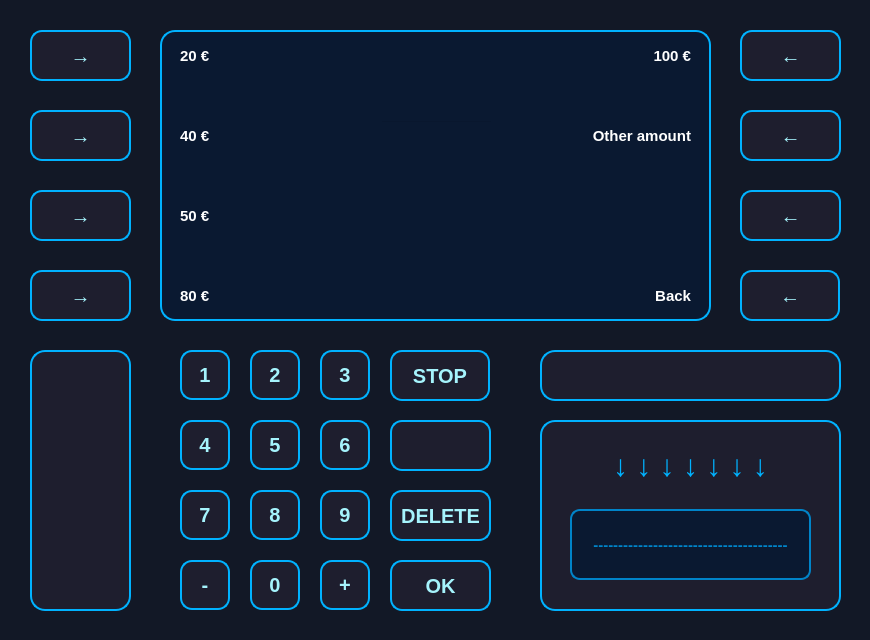
<?xml version="1.0" encoding="UTF-8"?>
<ui version="4.0">
 <class>WithdrawWindow</class>
 <widget class="QDialog" name="WithdrawWindow">
  <property name="geometry">
   <rect>
    <x>0</x>
    <y>0</y>
    <width>870</width>
    <height>640</height>
   </rect>
  </property>
  <property name="windowTitle">
   <string>Dialog</string>
  </property>
  <property name="styleSheet">
   <string notr="true">QDialog, QWidget {
    background-color: #121826;
}</string>
  </property>
  <widget class="QPushButton" name="btnBack">
   <property name="geometry">
    <rect>
     <x>390</x>
     <y>350</y>
     <width>100</width>
     <height>51</height>
    </rect>
   </property>
   <property name="styleSheet">
    <string notr="true">QPushButton {
    background-color: #1E1E2E;
    color: #A5F3FC;
    font-size: 20px;
    font-weight: bold;
    border: 2px solid #00B2FF;
    border-radius: 12px;
    padding: 10px;
    box-shadow: 0px 4px 10px rgba(0, 178, 255, 0.3);
    transition: all 0.2s ease-in-out;
}

QPushButton:hover {
    background-color: #00B2FF;
    color: #1E1E2E;
    border: 2px solid #A5F3FC;
    box-shadow: 0px 4px 15px rgba(165, 243, 252, 0.6);
    transform: scale(1.05);
}

QPushButton:pressed {
    background-color: #0084C9;
    color: #FFFFFF;
    box-shadow: inset 0px 4px 8px rgba(0, 0, 0, 0.5);
    transform: scale(0.95);
}
</string>
   </property>
   <property name="text">
    <string>STOP</string>
   </property>
  </widget>
  <widget class="QLabel" name="txtOut_50">
   <property name="geometry">
    <rect>
     <x>180</x>
     <y>190</y>
     <width>71</width>
     <height>51</height>
    </rect>
   </property>
   <property name="styleSheet">
    <string notr="true">font-size: 15px;
color: white;
font-weight: bold;
background-color: transparent;</string>
   </property>
   <property name="text">
    <string>50 €</string>
   </property>
  </widget>
  <widget class="QPushButton" name="buttonOut_40">
   <property name="geometry">
    <rect>
     <x>30</x>
     <y>110</y>
     <width>101</width>
     <height>51</height>
    </rect>
   </property>
   <property name="styleSheet">
    <string notr="true">QPushButton {
    background-color: #1E1E2E;
    color: #A5F3FC;
    font-size: 20px;
    font-weight: bold;
    border: 2px solid #00B2FF;
    border-radius: 12px;
    padding: 10px;
    box-shadow: 0px 4px 10px rgba(0, 178, 255, 0.3);
    transition: all 0.2s ease-in-out;
}

QPushButton:hover {
    background-color: #00B2FF;
    color: #1E1E2E;
    border: 2px solid #A5F3FC;
    box-shadow: 0px 4px 15px rgba(165, 243, 252, 0.6);
    transform: scale(1.05);
}

QPushButton:pressed {
    background-color: #0084C9;
    color: #FFFFFF;
    box-shadow: inset 0px 4px 8px rgba(0, 0, 0, 0.5);
    transform: scale(0.95);
}
</string>
   </property>
   <property name="text">
    <string>→</string>
   </property>
   <property name="icon">
    <iconset>
     <normaloff>:/resources/arrow.jpg</normaloff>:/resources/arrow.jpg</iconset>
   </property>
   <property name="iconSize">
    <size>
     <width>32</width>
     <height>32</height>
    </size>
   </property>
  </widget>
  <widget class="QPushButton" name="buttonOut_x">
   <property name="geometry">
    <rect>
     <x>740</x>
     <y>110</y>
     <width>101</width>
     <height>51</height>
    </rect>
   </property>
   <property name="styleSheet">
    <string notr="true">QPushButton {
    background-color: #1E1E2E;
    color: #A5F3FC;
    font-size: 20px;
    font-weight: bold;
    border: 2px solid #00B2FF;
    border-radius: 12px;
    padding: 10px;
    box-shadow: 0px 4px 10px rgba(0, 178, 255, 0.3);
    transition: all 0.2s ease-in-out;
}

QPushButton:hover {
    background-color: #00B2FF;
    color: #1E1E2E;
    border: 2px solid #A5F3FC;
    box-shadow: 0px 4px 15px rgba(165, 243, 252, 0.6);
    transform: scale(1.05);
}

QPushButton:pressed {
    background-color: #0084C9;
    color: #FFFFFF;
    box-shadow: inset 0px 4px 8px rgba(0, 0, 0, 0.5);
    transform: scale(0.95);
}
</string>
   </property>
   <property name="text">
    <string>←</string>
   </property>
   <property name="icon">
    <iconset>
     <normaloff>:/resources/arrow.jpg</normaloff>:/resources/arrow.jpg</iconset>
   </property>
   <property name="iconSize">
    <size>
     <width>32</width>
     <height>32</height>
    </size>
   </property>
  </widget>
  <widget class="QPushButton" name="buttonOut_20">
   <property name="geometry">
    <rect>
     <x>30</x>
     <y>30</y>
     <width>101</width>
     <height>51</height>
    </rect>
   </property>
   <property name="styleSheet">
    <string notr="true">QPushButton {
    background-color: #1E1E2E;
    color: #A5F3FC;
    font-size: 20px;
    font-weight: bold;
    border: 2px solid #00B2FF;
    border-radius: 12px;
    padding: 10px;
    box-shadow: 0px 4px 10px rgba(0, 178, 255, 0.3);
    transition: all 0.2s ease-in-out;
}

QPushButton:hover {
    background-color: #00B2FF;
    color: #1E1E2E;
    border: 2px solid #A5F3FC;
    box-shadow: 0px 4px 15px rgba(165, 243, 252, 0.6);
    transform: scale(1.05);
}

QPushButton:pressed {
    background-color: #0084C9;
    color: #FFFFFF;
    box-shadow: inset 0px 4px 8px rgba(0, 0, 0, 0.5);
    transform: scale(0.95);
}
</string>
   </property>
   <property name="text">
    <string>→</string>
   </property>
   <property name="icon">
    <iconset>
     <normaloff>:/resources/arrow.jpg</normaloff>:/resources/arrow.jpg</iconset>
   </property>
   <property name="iconSize">
    <size>
     <width>32</width>
     <height>32</height>
    </size>
   </property>
  </widget>
  <widget class="QLabel" name="txtOut_40">
   <property name="geometry">
    <rect>
     <x>180</x>
     <y>110</y>
     <width>71</width>
     <height>51</height>
    </rect>
   </property>
   <property name="styleSheet">
    <string notr="true">font-size: 15px;
color: white;
font-weight: bold;
background-color: transparent;</string>
   </property>
   <property name="text">
    <string>40 €</string>
   </property>
  </widget>
  <widget class="QPushButton" name="buttonOut_100">
   <property name="geometry">
    <rect>
     <x>740</x>
     <y>30</y>
     <width>101</width>
     <height>51</height>
    </rect>
   </property>
   <property name="styleSheet">
    <string notr="true">QPushButton {
    background-color: #1E1E2E;
    color: #A5F3FC;
    font-size: 20px;
    font-weight: bold;
    border: 2px solid #00B2FF;
    border-radius: 12px;
    padding: 10px;
    box-shadow: 0px 4px 10px rgba(0, 178, 255, 0.3);
    transition: all 0.2s ease-in-out;
}

QPushButton:hover {
    background-color: #00B2FF;
    color: #1E1E2E;
    border: 2px solid #A5F3FC;
    box-shadow: 0px 4px 15px rgba(165, 243, 252, 0.6);
    transform: scale(1.05);
}

QPushButton:pressed {
    background-color: #0084C9;
    color: #FFFFFF;
    box-shadow: inset 0px 4px 8px rgba(0, 0, 0, 0.5);
    transform: scale(0.95);
}
</string>
   </property>
   <property name="text">
    <string>←</string>
   </property>
   <property name="icon">
    <iconset>
     <normaloff>:/resources/arrow.jpg</normaloff>:/resources/arrow.jpg</iconset>
   </property>
   <property name="iconSize">
    <size>
     <width>32</width>
     <height>32</height>
    </size>
   </property>
  </widget>
  <widget class="QPushButton" name="buttonOut_50">
   <property name="geometry">
    <rect>
     <x>30</x>
     <y>190</y>
     <width>101</width>
     <height>51</height>
    </rect>
   </property>
   <property name="styleSheet">
    <string notr="true">QPushButton {
    background-color: #1E1E2E;
    color: #A5F3FC;
    font-size: 20px;
    font-weight: bold;
    border: 2px solid #00B2FF;
    border-radius: 12px;
    padding: 10px;
    box-shadow: 0px 4px 10px rgba(0, 178, 255, 0.3);
    transition: all 0.2s ease-in-out;
}

QPushButton:hover {
    background-color: #00B2FF;
    color: #1E1E2E;
    border: 2px solid #A5F3FC;
    box-shadow: 0px 4px 15px rgba(165, 243, 252, 0.6);
    transform: scale(1.05);
}

QPushButton:pressed {
    background-color: #0084C9;
    color: #FFFFFF;
    box-shadow: inset 0px 4px 8px rgba(0, 0, 0, 0.5);
    transform: scale(0.95);
}
</string>
   </property>
   <property name="text">
    <string>→</string>
   </property>
   <property name="icon">
    <iconset>
     <normaloff>:/resources/arrow.jpg</normaloff>:/resources/arrow.jpg</iconset>
   </property>
   <property name="iconSize">
    <size>
     <width>32</width>
     <height>32</height>
    </size>
   </property>
  </widget>
  <widget class="QPushButton" name="buttonOut_80">
   <property name="geometry">
    <rect>
     <x>30</x>
     <y>270</y>
     <width>101</width>
     <height>51</height>
    </rect>
   </property>
   <property name="styleSheet">
    <string notr="true">QPushButton {
    background-color: #1E1E2E;
    color: #A5F3FC;
    font-size: 20px;
    font-weight: bold;
    border: 2px solid #00B2FF;
    border-radius: 12px;
    padding: 10px;
    box-shadow: 0px 4px 10px rgba(0, 178, 255, 0.3);
    transition: all 0.2s ease-in-out;
}

QPushButton:hover {
    background-color: #00B2FF;
    color: #1E1E2E;
    border: 2px solid #A5F3FC;
    box-shadow: 0px 4px 15px rgba(165, 243, 252, 0.6);
    transform: scale(1.05);
}

QPushButton:pressed {
    background-color: #0084C9;
    color: #FFFFFF;
    box-shadow: inset 0px 4px 8px rgba(0, 0, 0, 0.5);
    transform: scale(0.95);
}
</string>
   </property>
   <property name="text">
    <string>→</string>
   </property>
   <property name="icon">
    <iconset>
     <normaloff>:/resources/arrow.jpg</normaloff>:/resources/arrow.jpg</iconset>
   </property>
   <property name="iconSize">
    <size>
     <width>32</width>
     <height>32</height>
    </size>
   </property>
  </widget>
  <widget class="QLabel" name="txtOut_x">
   <property name="geometry">
    <rect>
     <x>550</x>
     <y>110</y>
     <width>141</width>
     <height>51</height>
    </rect>
   </property>
   <property name="styleSheet">
    <string notr="true">font-size: 15px;
color: white;
font-weight: bold;
background-color: transparent;
text-transform: uppercase;</string>
   </property>
   <property name="text">
    <string>Other amount</string>
   </property>
   <property name="alignment">
    <set>Qt::AlignmentFlag::AlignRight|Qt::AlignmentFlag::AlignTrailing|Qt::AlignmentFlag::AlignVCenter</set>
   </property>
  </widget>
  <widget class="QLabel" name="txtOut_20">
   <property name="geometry">
    <rect>
     <x>180</x>
     <y>30</y>
     <width>71</width>
     <height>51</height>
    </rect>
   </property>
   <property name="styleSheet">
    <string notr="true">font-size: 15px;
color: white;
font-weight: bold;
background-color: transparent;</string>
   </property>
   <property name="text">
    <string>20 €</string>
   </property>
  </widget>
  <widget class="QLabel" name="txtOut_100">
   <property name="geometry">
    <rect>
     <x>600</x>
     <y>30</y>
     <width>91</width>
     <height>51</height>
    </rect>
   </property>
   <property name="layoutDirection">
    <enum>Qt::LayoutDirection::LeftToRight</enum>
   </property>
   <property name="styleSheet">
    <string notr="true">font-size: 15px;
color: white;
font-weight: bold;
background-color: transparent;</string>
   </property>
   <property name="text">
    <string>100 €</string>
   </property>
   <property name="alignment">
    <set>Qt::AlignmentFlag::AlignRight|Qt::AlignmentFlag::AlignTrailing|Qt::AlignmentFlag::AlignVCenter</set>
   </property>
  </widget>
  <widget class="QLabel" name="txtOut_80">
   <property name="geometry">
    <rect>
     <x>180</x>
     <y>270</y>
     <width>71</width>
     <height>51</height>
    </rect>
   </property>
   <property name="styleSheet">
    <string notr="true">font-size: 15px;
color: white;
font-weight: bold;
background-color: transparent;</string>
   </property>
   <property name="text">
    <string>80 €</string>
   </property>
  </widget>
  <widget class="QPushButton" name="btn_9">
   <property name="geometry">
    <rect>
     <x>320</x>
     <y>490</y>
     <width>50</width>
     <height>50</height>
    </rect>
   </property>
   <property name="font">
    <font>
     <pointsize>-1</pointsize>
     <bold>true</bold>
     <kerning>true</kerning>
    </font>
   </property>
   <property name="styleSheet">
    <string notr="true">QPushButton {
    background-color: #1E1E2E;
    color: #A5F3FC;
    font-size: 20px;
    font-weight: bold;
    border: 2px solid #00B2FF;
    border-radius: 12px;
    padding: 10px;
    box-shadow: 0px 4px 10px rgba(0, 178, 255, 0.3);
    transition: all 0.2s ease-in-out;
}

QPushButton:hover {
    background-color: #00B2FF;
    color: #1E1E2E;
    border: 2px solid #A5F3FC;
    box-shadow: 0px 4px 15px rgba(165, 243, 252, 0.6);
    transform: scale(1.05);
}

QPushButton:pressed {
    background-color: #0084C9;
    color: #FFFFFF;
    box-shadow: inset 0px 4px 8px rgba(0, 0, 0, 0.5);
    transform: scale(0.95);
}
</string>
   </property>
   <property name="text">
    <string>9</string>
   </property>
  </widget>
  <widget class="QPushButton" name="btn_6">
   <property name="geometry">
    <rect>
     <x>320</x>
     <y>420</y>
     <width>50</width>
     <height>50</height>
    </rect>
   </property>
   <property name="font">
    <font>
     <pointsize>-1</pointsize>
     <bold>true</bold>
     <kerning>true</kerning>
    </font>
   </property>
   <property name="styleSheet">
    <string notr="true">QPushButton {
    background-color: #1E1E2E;
    color: #A5F3FC;
    font-size: 20px;
    font-weight: bold;
    border: 2px solid #00B2FF;
    border-radius: 12px;
    padding: 10px;
    box-shadow: 0px 4px 10px rgba(0, 178, 255, 0.3);
    transition: all 0.2s ease-in-out;
}

QPushButton:hover {
    background-color: #00B2FF;
    color: #1E1E2E;
    border: 2px solid #A5F3FC;
    box-shadow: 0px 4px 15px rgba(165, 243, 252, 0.6);
    transform: scale(1.05);
}

QPushButton:pressed {
    background-color: #0084C9;
    color: #FFFFFF;
    box-shadow: inset 0px 4px 8px rgba(0, 0, 0, 0.5);
    transform: scale(0.95);
}
</string>
   </property>
   <property name="text">
    <string>6</string>
   </property>
  </widget>
  <widget class="QPushButton" name="btn_10">
   <property name="geometry">
    <rect>
     <x>320</x>
     <y>560</y>
     <width>50</width>
     <height>50</height>
    </rect>
   </property>
   <property name="font">
    <font>
     <pointsize>-1</pointsize>
     <bold>true</bold>
     <kerning>true</kerning>
    </font>
   </property>
   <property name="styleSheet">
    <string notr="true">QPushButton {
    background-color: #1E1E2E;
    color: #A5F3FC;
    font-size: 20px;
    font-weight: bold;
    border: 2px solid #00B2FF;
    border-radius: 12px;
    padding: 10px;
    box-shadow: 0px 4px 10px rgba(0, 178, 255, 0.3);
    transition: all 0.2s ease-in-out;
}

QPushButton:hover {
    background-color: #00B2FF;
    color: #1E1E2E;
    border: 2px solid #A5F3FC;
    box-shadow: 0px 4px 15px rgba(165, 243, 252, 0.6);
    transform: scale(1.05);
}

QPushButton:pressed {
    background-color: #0084C9;
    color: #FFFFFF;
    box-shadow: inset 0px 4px 8px rgba(0, 0, 0, 0.5);
    transform: scale(0.95);
}
</string>
   </property>
   <property name="text">
    <string>+</string>
   </property>
  </widget>
  <widget class="QLabel" name="cardSlotBorder">
   <property name="geometry">
    <rect>
     <x>570</x>
     <y>509</y>
     <width>241</width>
     <height>71</height>
    </rect>
   </property>
   <property name="styleSheet">
    <string notr="true">QLabel#cardSlotBorder {
	font-size: 15px;
	color: #0084C9;
	font-weight: bold;
    background-color: #0A1931;
    border: 2px solid #0084C9;
    border-radius: 10px;
    min-width: 140px;
    min-height: 20px;
}

</string>
   </property>
   <property name="text">
    <string>---------------------------------------</string>
   </property>
   <property name="alignment">
    <set>Qt::AlignmentFlag::AlignCenter</set>
   </property>
  </widget>
  <widget class="QPushButton" name="btnOK">
   <property name="geometry">
    <rect>
     <x>390</x>
     <y>560</y>
     <width>101</width>
     <height>51</height>
    </rect>
   </property>
   <property name="layoutDirection">
    <enum>Qt::LayoutDirection::LeftToRight</enum>
   </property>
   <property name="styleSheet">
    <string notr="true">QPushButton {
    background-color: #1E1E2E;
    color: #A5F3FC;
    font-size: 20px;
    font-weight: bold;
    border: 2px solid #00B2FF;
    border-radius: 12px;
    padding: 10px;
    box-shadow: 0px 4px 10px rgba(0, 178, 255, 0.3);
    transition: all 0.2s ease-in-out;
}

QPushButton:hover {
    background-color: #00B2FF;
    color: #1E1E2E;
    border: 2px solid #A5F3FC;
    box-shadow: 0px 4px 15px rgba(165, 243, 252, 0.6);
    transform: scale(1.05);
}

QPushButton:pressed {
    background-color: #0084C9;
    color: #FFFFFF;
    box-shadow: inset 0px 4px 8px rgba(0, 0, 0, 0.5);
    transform: scale(0.95);
}
</string>
   </property>
   <property name="text">
    <string>OK</string>
   </property>
  </widget>
  <widget class="QPushButton" name="btn_2">
   <property name="geometry">
    <rect>
     <x>250</x>
     <y>350</y>
     <width>50</width>
     <height>50</height>
    </rect>
   </property>
   <property name="font">
    <font>
     <pointsize>-1</pointsize>
     <bold>true</bold>
     <kerning>true</kerning>
    </font>
   </property>
   <property name="styleSheet">
    <string notr="true">QPushButton {
    background-color: #1E1E2E;
    color: #A5F3FC;
    font-size: 20px;
    font-weight: bold;
    border: 2px solid #00B2FF;
    border-radius: 12px;
    padding: 10px;
    box-shadow: 0px 4px 10px rgba(0, 178, 255, 0.3);
    transition: all 0.2s ease-in-out;
}

QPushButton:hover {
    background-color: #00B2FF;
    color: #1E1E2E;
    border: 2px solid #A5F3FC;
    box-shadow: 0px 4px 15px rgba(165, 243, 252, 0.6);
    transform: scale(1.05);
}

QPushButton:pressed {
    background-color: #0084C9;
    color: #FFFFFF;
    box-shadow: inset 0px 4px 8px rgba(0, 0, 0, 0.5);
    transform: scale(0.95);
}
</string>
   </property>
   <property name="text">
    <string>2</string>
   </property>
  </widget>
  <widget class="QPushButton" name="btn_4">
   <property name="geometry">
    <rect>
     <x>180</x>
     <y>420</y>
     <width>50</width>
     <height>50</height>
    </rect>
   </property>
   <property name="font">
    <font>
     <pointsize>-1</pointsize>
     <bold>true</bold>
     <kerning>true</kerning>
    </font>
   </property>
   <property name="styleSheet">
    <string notr="true">QPushButton {
    background-color: #1E1E2E;
    color: #A5F3FC;
    font-size: 20px;
    font-weight: bold;
    border: 2px solid #00B2FF;
    border-radius: 12px;
    padding: 10px;
    box-shadow: 0px 4px 10px rgba(0, 178, 255, 0.3);
    transition: all 0.2s ease-in-out;
}

QPushButton:hover {
    background-color: #00B2FF;
    color: #1E1E2E;
    border: 2px solid #A5F3FC;
    box-shadow: 0px 4px 15px rgba(165, 243, 252, 0.6);
    transform: scale(1.05);
}

QPushButton:pressed {
    background-color: #0084C9;
    color: #FFFFFF;
    box-shadow: inset 0px 4px 8px rgba(0, 0, 0, 0.5);
    transform: scale(0.95);
}
</string>
   </property>
   <property name="text">
    <string>4</string>
   </property>
  </widget>
  <widget class="QPushButton" name="btn_0">
   <property name="geometry">
    <rect>
     <x>250</x>
     <y>560</y>
     <width>50</width>
     <height>50</height>
    </rect>
   </property>
   <property name="font">
    <font>
     <pointsize>-1</pointsize>
     <bold>true</bold>
     <kerning>true</kerning>
    </font>
   </property>
   <property name="styleSheet">
    <string notr="true">QPushButton {
    background-color: #1E1E2E;
    color: #A5F3FC;
    font-size: 20px;
    font-weight: bold;
    border: 2px solid #00B2FF;
    border-radius: 12px;
    padding: 10px;
    box-shadow: 0px 4px 10px rgba(0, 178, 255, 0.3);
    transition: all 0.2s ease-in-out;
}

QPushButton:hover {
    background-color: #00B2FF;
    color: #1E1E2E;
    border: 2px solid #A5F3FC;
    box-shadow: 0px 4px 15px rgba(165, 243, 252, 0.6);
    transform: scale(1.05);
}

QPushButton:pressed {
    background-color: #0084C9;
    color: #FFFFFF;
    box-shadow: inset 0px 4px 8px rgba(0, 0, 0, 0.5);
    transform: scale(0.95);
}
</string>
   </property>
   <property name="text">
    <string>0</string>
   </property>
  </widget>
  <widget class="QLabel" name="cardArrow">
   <property name="geometry">
    <rect>
     <x>570</x>
     <y>430</y>
     <width>241</width>
     <height>71</height>
    </rect>
   </property>
   <property name="styleSheet">
    <string notr="true">QLabel#cardArrow {
    font-size: 30px;
    color: #00B2FF;
    font-weight: bold;
    text-align: center;
    min-width: 30px;
    min-height: 30px;
	background-color: transparent;
}
</string>
   </property>
   <property name="text">
    <string>↓ ↓ ↓ ↓ ↓ ↓ ↓</string>
   </property>
   <property name="alignment">
    <set>Qt::AlignmentFlag::AlignCenter</set>
   </property>
  </widget>
  <widget class="QPushButton" name="btnLangFI_7">
   <property name="geometry">
    <rect>
     <x>740</x>
     <y>190</y>
     <width>101</width>
     <height>51</height>
    </rect>
   </property>
   <property name="layoutDirection">
    <enum>Qt::LayoutDirection::LeftToRight</enum>
   </property>
   <property name="autoFillBackground">
    <bool>false</bool>
   </property>
   <property name="styleSheet">
    <string notr="true">QPushButton {
    background-color: #1E1E2E;
    color: #A5F3FC;
    font-size: 20px;
    font-weight: bold;
    border: 2px solid #00B2FF;
    border-radius: 12px;
    padding: 10px;
    box-shadow: 0px 4px 10px rgba(0, 178, 255, 0.3);
    transition: all 0.2s ease-in-out;
}

QPushButton:hover {
    background-color: #00B2FF;
    color: #1E1E2E;
    border: 2px solid #A5F3FC;
    box-shadow: 0px 4px 15px rgba(165, 243, 252, 0.6);
    transform: scale(1.05);
}

QPushButton:pressed {
    background-color: #0084C9;
    color: #FFFFFF;
    box-shadow: inset 0px 4px 8px rgba(0, 0, 0, 0.5);
    transform: scale(0.95);
}
</string>
   </property>
   <property name="text">
    <string>←</string>
   </property>
  </widget>
  <widget class="QListWidget" name="listWidget">
   <property name="geometry">
    <rect>
     <x>160</x>
     <y>30</y>
     <width>551</width>
     <height>291</height>
    </rect>
   </property>
   <property name="styleSheet">
    <string notr="true">QListWidget {
    background-color: #0A1931;
    border: 2px solid #00B2FF;
    border-radius: 15px;
    padding: 10px;
    color: #A5F3FC;
    font-size: 18px;
    font-weight: bold;
}
</string>
   </property>
  </widget>
  <widget class="QPushButton" name="btn_7">
   <property name="geometry">
    <rect>
     <x>180</x>
     <y>490</y>
     <width>50</width>
     <height>50</height>
    </rect>
   </property>
   <property name="font">
    <font>
     <pointsize>-1</pointsize>
     <bold>true</bold>
     <kerning>true</kerning>
    </font>
   </property>
   <property name="styleSheet">
    <string notr="true">QPushButton {
    background-color: #1E1E2E;
    color: #A5F3FC;
    font-size: 20px;
    font-weight: bold;
    border: 2px solid #00B2FF;
    border-radius: 12px;
    padding: 10px;
    box-shadow: 0px 4px 10px rgba(0, 178, 255, 0.3);
    transition: all 0.2s ease-in-out;
}

QPushButton:hover {
    background-color: #00B2FF;
    color: #1E1E2E;
    border: 2px solid #A5F3FC;
    box-shadow: 0px 4px 15px rgba(165, 243, 252, 0.6);
    transform: scale(1.05);
}

QPushButton:pressed {
    background-color: #0084C9;
    color: #FFFFFF;
    box-shadow: inset 0px 4px 8px rgba(0, 0, 0, 0.5);
    transform: scale(0.95);
}
</string>
   </property>
   <property name="text">
    <string>7</string>
   </property>
  </widget>
  <widget class="QLabel" name="cardSlot_2">
   <property name="geometry">
    <rect>
     <x>540</x>
     <y>350</y>
     <width>301</width>
     <height>51</height>
    </rect>
   </property>
   <property name="styleSheet">
    <string notr="true">QLabel#cardSlot_2 {
    background-color: #1E1E2E;
    border: 2px solid #00B2FF;
    border-radius: 15px;
    text-align: center;
    color: #A5F3FC;
    font-size: 16px;
    font-weight: bold;
    box-shadow: inset 0px 5px 10px rgba(0, 0, 0, 0.6);
}
</string>
   </property>
   <property name="text">
    <string/>
   </property>
  </widget>
  <widget class="QPushButton" name="btn_15">
   <property name="geometry">
    <rect>
     <x>390</x>
     <y>420</y>
     <width>101</width>
     <height>51</height>
    </rect>
   </property>
   <property name="font">
    <font>
     <pointsize>-1</pointsize>
     <bold>true</bold>
     <kerning>true</kerning>
    </font>
   </property>
   <property name="styleSheet">
    <string notr="true">QPushButton {
    background-color: #1E1E2E;
    color: #A5F3FC;
    font-size: 20px;
    font-weight: bold;
    border: 2px solid #00B2FF;
    border-radius: 12px;
    padding: 10px;
    box-shadow: 0px 4px 10px rgba(0, 178, 255, 0.3);
    transition: all 0.2s ease-in-out;
}

QPushButton:hover {
    background-color: #00B2FF;
    color: #1E1E2E;
    border: 2px solid #A5F3FC;
    box-shadow: 0px 4px 15px rgba(165, 243, 252, 0.6);
    transform: scale(1.05);
}

QPushButton:pressed {
    background-color: #0084C9;
    color: #FFFFFF;
    box-shadow: inset 0px 4px 8px rgba(0, 0, 0, 0.5);
    transform: scale(0.95);
}
</string>
   </property>
   <property name="text">
    <string/>
   </property>
  </widget>
  <widget class="QPushButton" name="btn_11">
   <property name="geometry">
    <rect>
     <x>180</x>
     <y>560</y>
     <width>50</width>
     <height>50</height>
    </rect>
   </property>
   <property name="font">
    <font>
     <pointsize>-1</pointsize>
     <bold>true</bold>
     <kerning>true</kerning>
    </font>
   </property>
   <property name="styleSheet">
    <string notr="true">QPushButton {
    background-color: #1E1E2E;
    color: #A5F3FC;
    font-size: 20px;
    font-weight: bold;
    border: 2px solid #00B2FF;
    border-radius: 12px;
    padding: 10px;
    box-shadow: 0px 4px 10px rgba(0, 178, 255, 0.3);
    transition: all 0.2s ease-in-out;
}

QPushButton:hover {
    background-color: #00B2FF;
    color: #1E1E2E;
    border: 2px solid #A5F3FC;
    box-shadow: 0px 4px 15px rgba(165, 243, 252, 0.6);
    transform: scale(1.05);
}

QPushButton:pressed {
    background-color: #0084C9;
    color: #FFFFFF;
    box-shadow: inset 0px 4px 8px rgba(0, 0, 0, 0.5);
    transform: scale(0.95);
}
</string>
   </property>
   <property name="text">
    <string>-</string>
   </property>
  </widget>
  <widget class="QLabel" name="cardSlot_3">
   <property name="geometry">
    <rect>
     <x>30</x>
     <y>350</y>
     <width>101</width>
     <height>261</height>
    </rect>
   </property>
   <property name="styleSheet">
    <string notr="true">QLabel#cardSlot_3 {
    background-color: #1E1E2E;
    border: 2px solid #00B2FF;
    border-radius: 15px;
    text-align: center;
    color: #A5F3FC;
    font-size: 16px;
    font-weight: bold;
    box-shadow: inset 0px 5px 10px rgba(0, 0, 0, 0.6);
}
</string>
   </property>
   <property name="text">
    <string/>
   </property>
  </widget>
  <widget class="QPushButton" name="btn_14">
   <property name="geometry">
    <rect>
     <x>390</x>
     <y>490</y>
     <width>101</width>
     <height>51</height>
    </rect>
   </property>
   <property name="font">
    <font>
     <pointsize>-1</pointsize>
     <bold>true</bold>
     <kerning>true</kerning>
    </font>
   </property>
   <property name="styleSheet">
    <string notr="true">QPushButton {
    background-color: #1E1E2E;
    color: #A5F3FC;
    font-size: 20px;
    font-weight: bold;
    border: 2px solid #00B2FF;
    border-radius: 12px;
    padding: 10px;
    box-shadow: 0px 4px 10px rgba(0, 178, 255, 0.3);
    transition: all 0.2s ease-in-out;
}

QPushButton:hover {
    background-color: #00B2FF;
    color: #1E1E2E;
    border: 2px solid #A5F3FC;
    box-shadow: 0px 4px 15px rgba(165, 243, 252, 0.6);
    transform: scale(1.05);
}

QPushButton:pressed {
    background-color: #0084C9;
    color: #FFFFFF;
    box-shadow: inset 0px 4px 8px rgba(0, 0, 0, 0.5);
    transform: scale(0.95);
}
</string>
   </property>
   <property name="text">
    <string>DELETE</string>
   </property>
  </widget>
  <widget class="QPushButton" name="btn_5">
   <property name="geometry">
    <rect>
     <x>250</x>
     <y>420</y>
     <width>50</width>
     <height>50</height>
    </rect>
   </property>
   <property name="font">
    <font>
     <pointsize>-1</pointsize>
     <bold>true</bold>
     <kerning>true</kerning>
    </font>
   </property>
   <property name="styleSheet">
    <string notr="true">QPushButton {
    background-color: #1E1E2E;
    color: #A5F3FC;
    font-size: 20px;
    font-weight: bold;
    border: 2px solid #00B2FF;
    border-radius: 12px;
    padding: 10px;
    box-shadow: 0px 4px 10px rgba(0, 178, 255, 0.3);
    transition: all 0.2s ease-in-out;
}

QPushButton:hover {
    background-color: #00B2FF;
    color: #1E1E2E;
    border: 2px solid #A5F3FC;
    box-shadow: 0px 4px 15px rgba(165, 243, 252, 0.6);
    transform: scale(1.05);
}

QPushButton:pressed {
    background-color: #0084C9;
    color: #FFFFFF;
    box-shadow: inset 0px 4px 8px rgba(0, 0, 0, 0.5);
    transform: scale(0.95);
}
</string>
   </property>
   <property name="text">
    <string>5</string>
   </property>
  </widget>
  <widget class="QPushButton" name="btn_3">
   <property name="geometry">
    <rect>
     <x>320</x>
     <y>350</y>
     <width>50</width>
     <height>50</height>
    </rect>
   </property>
   <property name="font">
    <font>
     <pointsize>-1</pointsize>
     <bold>true</bold>
     <kerning>true</kerning>
    </font>
   </property>
   <property name="styleSheet">
    <string notr="true">QPushButton {
    background-color: #1E1E2E;
    color: #A5F3FC;
    font-size: 20px;
    font-weight: bold;
    border: 2px solid #00B2FF;
    border-radius: 12px;
    padding: 10px;
    box-shadow: 0px 4px 10px rgba(0, 178, 255, 0.3);
    transition: all 0.2s ease-in-out;
}

QPushButton:hover {
    background-color: #00B2FF;
    color: #1E1E2E;
    border: 2px solid #A5F3FC;
    box-shadow: 0px 4px 15px rgba(165, 243, 252, 0.6);
    transform: scale(1.05);
}

QPushButton:pressed {
    background-color: #0084C9;
    color: #FFFFFF;
    box-shadow: inset 0px 4px 8px rgba(0, 0, 0, 0.5);
    transform: scale(0.95);
}
</string>
   </property>
   <property name="text">
    <string>3</string>
   </property>
  </widget>
  <widget class="QPushButton" name="btn_1">
   <property name="geometry">
    <rect>
     <x>180</x>
     <y>350</y>
     <width>50</width>
     <height>50</height>
    </rect>
   </property>
   <property name="font">
    <font>
     <pointsize>-1</pointsize>
     <bold>true</bold>
     <kerning>true</kerning>
    </font>
   </property>
   <property name="styleSheet">
    <string notr="true">QPushButton {
    background-color: #1E1E2E;
    color: #A5F3FC;
    font-size: 20px;
    font-weight: bold;
    border: 2px solid #00B2FF;
    border-radius: 12px;
    padding: 10px;
    box-shadow: 0px 4px 10px rgba(0, 178, 255, 0.3);
    transition: all 0.2s ease-in-out;
}

QPushButton:hover {
    background-color: #00B2FF;
    color: #1E1E2E;
    border: 2px solid #A5F3FC;
    box-shadow: 0px 4px 15px rgba(165, 243, 252, 0.6);
    transform: scale(1.05);
}

QPushButton:pressed {
    background-color: #0084C9;
    color: #FFFFFF;
    box-shadow: inset 0px 4px 8px rgba(0, 0, 0, 0.5);
    transform: scale(0.95);
}
</string>
   </property>
   <property name="text">
    <string>1</string>
   </property>
  </widget>
  <widget class="QPushButton" name="btn_8">
   <property name="geometry">
    <rect>
     <x>250</x>
     <y>490</y>
     <width>50</width>
     <height>50</height>
    </rect>
   </property>
   <property name="font">
    <font>
     <pointsize>-1</pointsize>
     <bold>true</bold>
     <kerning>true</kerning>
    </font>
   </property>
   <property name="styleSheet">
    <string notr="true">QPushButton {
    background-color: #1E1E2E;
    color: #A5F3FC;
    font-size: 20px;
    font-weight: bold;
    border: 2px solid #00B2FF;
    border-radius: 12px;
    padding: 10px;
    box-shadow: 0px 4px 10px rgba(0, 178, 255, 0.3);
    transition: all 0.2s ease-in-out;
}

QPushButton:hover {
    background-color: #00B2FF;
    color: #1E1E2E;
    border: 2px solid #A5F3FC;
    box-shadow: 0px 4px 15px rgba(165, 243, 252, 0.6);
    transform: scale(1.05);
}

QPushButton:pressed {
    background-color: #0084C9;
    color: #FFFFFF;
    box-shadow: inset 0px 4px 8px rgba(0, 0, 0, 0.5);
    transform: scale(0.95);
}
</string>
   </property>
   <property name="text">
    <string>8</string>
   </property>
  </widget>
  <widget class="QLabel" name="cardSlot">
   <property name="geometry">
    <rect>
     <x>540</x>
     <y>420</y>
     <width>301</width>
     <height>191</height>
    </rect>
   </property>
   <property name="styleSheet">
    <string notr="true">QLabel#cardSlot {
    background-color: #1E1E2E;
    border: 2px solid #00B2FF;
    border-radius: 15px;
    min-width: 160px;
    min-height: 60px;
    text-align: center;
    color: #A5F3FC;
    font-size: 16px;
    font-weight: bold;
    box-shadow: inset 0px 5px 10px rgba(0, 0, 0, 0.6);
}
</string>
   </property>
   <property name="text">
    <string/>
   </property>
  </widget>
  <widget class="QLabel" name="txtINFO">
   <property name="geometry">
    <rect>
     <x>260</x>
     <y>190</y>
     <width>351</width>
     <height>50</height>
    </rect>
   </property>
   <property name="styleSheet">
    <string notr="true">font-size: 15px;
color: white;
font-weight: bold;
background-color: transparent;
text-transform: uppercase;</string>
   </property>
   <property name="text">
    <string/>
   </property>
   <property name="alignment">
    <set>Qt::AlignmentFlag::AlignCenter</set>
   </property>
  </widget>
  <widget class="QLineEdit" name="txtOtherAmount">
   <property name="geometry">
    <rect>
     <x>380</x>
     <y>120</y>
     <width>113</width>
     <height>30</height>
    </rect>
   </property>
   <property name="layoutDirection">
    <enum>Qt::LayoutDirection::LeftToRight</enum>
   </property>
   <property name="styleSheet">
    <string notr="true">font-size: 15px;
color: white;
font-weight: bold;
background-color: transparent;</string>
   </property>
  </widget>
  <widget class="QPushButton" name="btnBack_2">
   <property name="geometry">
    <rect>
     <x>740</x>
     <y>270</y>
     <width>100</width>
     <height>51</height>
    </rect>
   </property>
   <property name="styleSheet">
    <string notr="true">QPushButton {
    background-color: #1E1E2E;
    color: #A5F3FC;
    font-size: 20px;
    font-weight: bold;
    border: 2px solid #00B2FF;
    border-radius: 12px;
    padding: 10px;
    box-shadow: 0px 4px 10px rgba(0, 178, 255, 0.3);
    transition: all 0.2s ease-in-out;
}

QPushButton:hover {
    background-color: #00B2FF;
    color: #1E1E2E;
    border: 2px solid #A5F3FC;
    box-shadow: 0px 4px 15px rgba(165, 243, 252, 0.6);
    transform: scale(1.05);
}

QPushButton:pressed {
    background-color: #0084C9;
    color: #FFFFFF;
    box-shadow: inset 0px 4px 8px rgba(0, 0, 0, 0.5);
    transform: scale(0.95);
}
</string>
   </property>
   <property name="text">
    <string>←</string>
   </property>
  </widget>
  <widget class="QLabel" name="txtBack">
   <property name="geometry">
    <rect>
     <x>550</x>
     <y>270</y>
     <width>141</width>
     <height>51</height>
    </rect>
   </property>
   <property name="styleSheet">
    <string notr="true">font-size: 15px;
color: white;
font-weight: bold;
background-color: transparent;
text-transform: uppercase;</string>
   </property>
   <property name="text">
    <string>Back</string>
   </property>
   <property name="alignment">
    <set>Qt::AlignmentFlag::AlignRight|Qt::AlignmentFlag::AlignTrailing|Qt::AlignmentFlag::AlignVCenter</set>
   </property>
  </widget>
  <zorder>cardSlot</zorder>
  <zorder>btnBack</zorder>
  <zorder>buttonOut_40</zorder>
  <zorder>buttonOut_x</zorder>
  <zorder>buttonOut_20</zorder>
  <zorder>buttonOut_100</zorder>
  <zorder>buttonOut_50</zorder>
  <zorder>buttonOut_80</zorder>
  <zorder>btn_9</zorder>
  <zorder>btn_6</zorder>
  <zorder>btn_10</zorder>
  <zorder>cardSlotBorder</zorder>
  <zorder>btnOK</zorder>
  <zorder>btn_2</zorder>
  <zorder>btn_4</zorder>
  <zorder>btn_0</zorder>
  <zorder>cardArrow</zorder>
  <zorder>btnLangFI_7</zorder>
  <zorder>listWidget</zorder>
  <zorder>btn_7</zorder>
  <zorder>cardSlot_2</zorder>
  <zorder>btn_15</zorder>
  <zorder>btn_11</zorder>
  <zorder>cardSlot_3</zorder>
  <zorder>btn_14</zorder>
  <zorder>btn_5</zorder>
  <zorder>btn_3</zorder>
  <zorder>btn_1</zorder>
  <zorder>btn_8</zorder>
  <zorder>txtOut_20</zorder>
  <zorder>txtOut_50</zorder>
  <zorder>txtOut_40</zorder>
  <zorder>txtOut_80</zorder>
  <zorder>txtOut_100</zorder>
  <zorder>txtOut_x</zorder>
  <zorder>txtINFO</zorder>
  <zorder>txtOtherAmount</zorder>
  <zorder>btnBack_2</zorder>
  <zorder>txtBack</zorder>
 </widget>
 <resources/>
 <connections/>
</ui>
